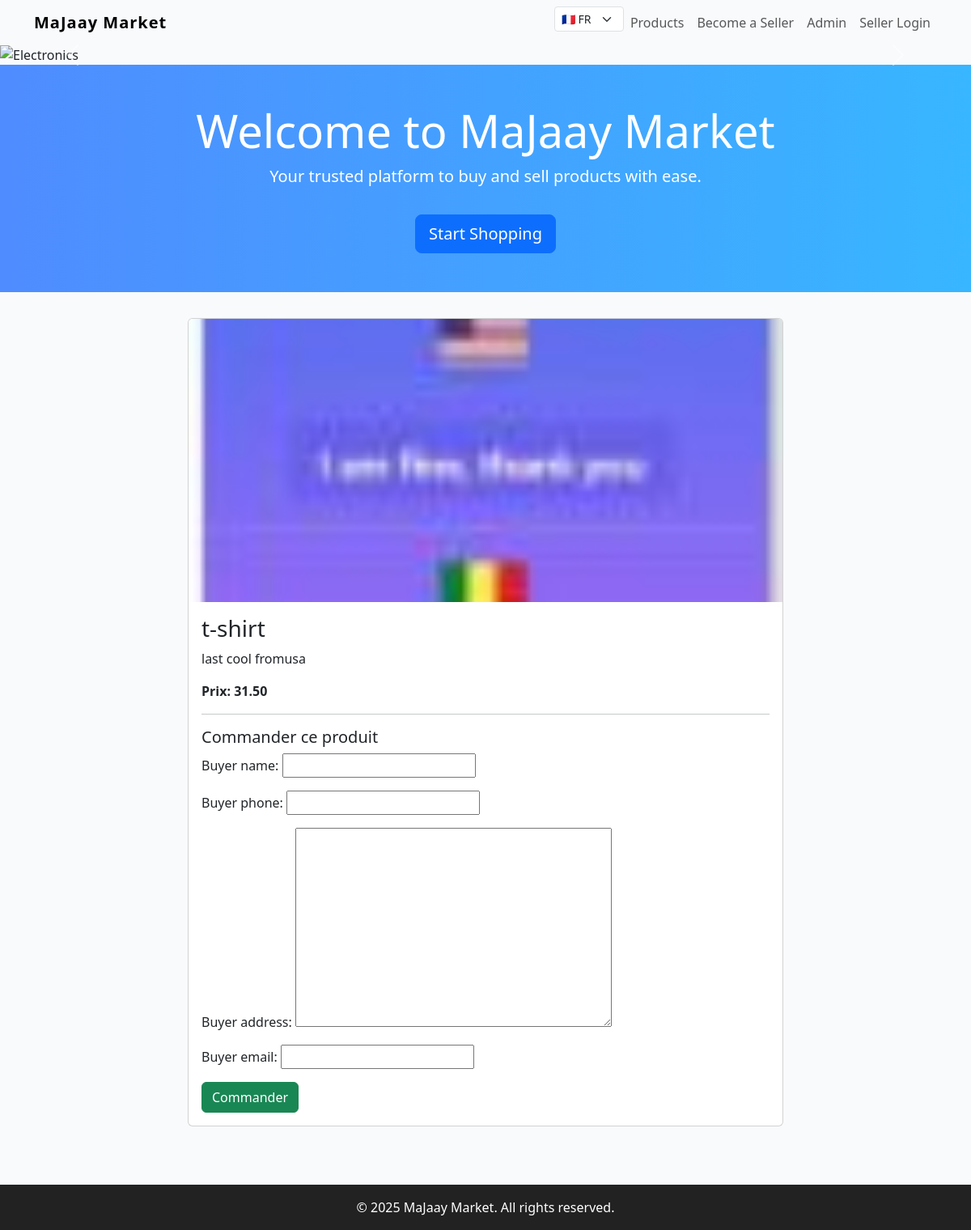
The app's page /majaay/products/1/ with its own data.
### majaay/models.py (models this page shows, shortened)
class Product(models.Model):
    seller = models.ForeignKey(settings.AUTH_USER_MODEL, on_delete=models.CASCADE, related_name='products')
    category = models.ForeignKey(Category, on_delete=models.CASCADE, related_name='products')
    title = models.CharField(max_length=255)
    description = models.TextField(blank=True)
    price = models.DecimalField(max_digits=10, decimal_places=2)  # seller's price
    displayed_price = models.DecimalField(max_digits=10, decimal_places=2, default=0)
    image = models.ImageField(upload_to='products/%Y/%m/%d/', null=True, blank=True)
    created_at = models.DateTimeField(auto_now_add=True)
    updated_at = models.DateTimeField(auto_now=True)
    approved = models.BooleanField(default=False)  # managers approve products

### majaay/views.py (the view)
# urls.py: path('products/<int:pk>/', views.product_detail_and_order, name='product_detail'),
def product_detail_and_order(request, pk):
    product = get_object_or_404(Product, pk=pk, approved=True)
    if request.method == 'POST':
        form = OrderForm(request.POST)
        if form.is_valid():
            order = form.save(commit=False)
            order.product = product
            order.save()
            send_mail(
                'New order received',
                f'Order #{order.pk} for {product.title}\nBuyer: {order.buyer_name} {order.buyer_phone}',
                settings.DEFAULT_FROM_EMAIL,
                [settings.DEFAULT_FROM_EMAIL],
            )
            return render(request, 'majaay/order_thanks.html', {'order': order})
    else:
        form = OrderForm()
    return render(request, 'majaay/product_detail.html', {'product': product, 'form': form})

### majaay/models.py
class OrderForm(forms.ModelForm):
    class Meta:
        model = Order
        fields = ['buyer_name', 'buyer_phone', 'buyer_address', 'buyer_email']

### majaay/templates/majaay/product_detail.html (shortened to what this page needs)
{% extends 'majaay/base.html' %}
{% block content %}
<div class="row justify-content-center">
  <div class="col-md-8">
    <div class="card mb-4">
      {% if product.image %}
      <img src="{{ product.image.url }}" class="card-img-top" style="max-height:350px;object-fit:cover;">
      {% endif %}
      <div class="card-body">
        <h3 class="card-title">{{ product.title }}</h3>
        <p class="card-text">{{ product.description }}</p>
        <p class="card-text"><strong>Prix: {{ product.displayed_price }}</strong></p>
        <hr>
        <h5>Commander ce produit</h5>
        <form method="post">
          {{ form.as_p }}
          <button type="submit" class="btn btn-success">Commander</button>
        </form>
      </div>
    </div>
  </div>
</div>
{% endblock %}

### majaay/templates/majaay/base.html (style rules this page uses)
body { background: #f8fafc; }

### records on screen
Product: image (picture), title "t-shirt", description "last cool fromusa", displayed_price "31.50"

### other values on screen
{{ now|default:2025 }} "2025"
